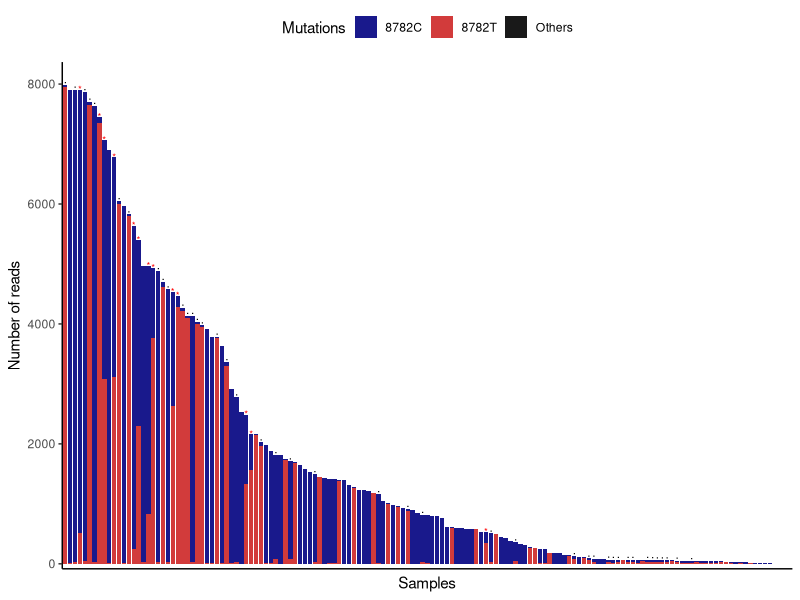

This figure's R source: (Note: this script raises an error after producing the figure.)
rm(list= ls())
library(dplyr)
library(tidyverse)
library(ggplot2)
library(scales)
library(knitr)
library(RColorBrewer)
library(ggsci)

df = read.csv('clinical_coverage.csv')

df1 = df[df$pos == 8782,
         c('Sample', 'Names_ID','total_reads',
           'b1','b2','n')]
df2 = df[df$pos == 28144,
         c('Sample', 'Names_ID','total_reads',
           'b1','b2','n')]

mygather = function(df1, y=100){
  a = gather(df1, key = "Mutations", value = "Counts", -colnames(df1)[1:3])
  a$Sample = factor(a$Sample, levels = df1$Sample)
  tmp1 = df1[df1$b1 > y & df1$b2 > y,]
  tmp2 = df1[(df1$b1 > 20 & df1$b2 > 20)&(!(df1$b1 > 100 & df1$b2 > 100)),]
  return(list(a, tmp1, tmp2))
}

mylist = mygather(df1)
a = mylist[[1]]
tmp1 = mylist[[2]]
tmp2 = mylist[[3]]

p = ggplot(data = a, mapping = aes(x = Sample, y = Counts, fill = Mutations)) +
  geom_col() +
  theme_classic()+
  scale_fill_manual(values = c(alpha(c('navy', 'firebrick3', 'black'), 0.9)),
                    labels = c('8782C','8782T','Others')) +
  labs(x = 'Samples', y = 'Number of reads') +
  theme(axis.text.x=element_blank(),
        axis.ticks.x=element_blank(),
        legend.position = 'top') +
  scale_y_continuous(expand = c(0.01, 0), 
                     limits = c(0, max(a$total_reads)+300)) +
  geom_text(data = tmp1, aes(x = Sample, y = total_reads),
            label = '*', size = 2.5, color = 'red', inherit.aes = F) +
  geom_text(data = tmp2, aes(x = Sample, y = total_reads),
            label = '.', inherit.aes = F,
            size = 3, vjust = -0.2)
p
pdf(file = 'Output/num_reads_8782.pdf', width = 4, height = 1.8)
print(p)
dev.off()

mylist = mygather(df1[df1$total_reads < 200,], 20)

a = mylist[[1]]
tmp1 = mylist[[2]]
p = ggplot(data = a, 
           mapping = aes(x = Sample, y = Counts, 
                         fill = Mutations)) +
  geom_col() +
  theme_classic()+
  scale_fill_manual(values = c(alpha(c('navy', 'firebrick3', 'black'), 0.9)),
                    labels = c('8782C','8782T','Others'),
                    guide  = 'none') +
  labs(x = '', y = '') +
  theme(axis.text.x=element_blank(),
        axis.ticks.x=element_blank()) +
  scale_y_continuous(expand = c(0.01, 0), 
                     limits = c(0, max(a$total_reads)+5)) +
  geom_text(data = tmp1, aes(x = Sample, y = total_reads),
            label = '.', inherit.aes = F, size = 3, vjust = -0.2)
p
pdf(file = 'Output/num_reads_8782_sub.pdf', width = 2, height = 1)
print(p)
dev.off()


mylist = mygather(df2)
a = mylist[[1]]
tmp1 = mylist[[2]]
tmp2 = mylist[[3]]
p = ggplot(data = a, mapping = aes(x = Sample, y = Counts, fill = Mutations)) +
  geom_col() +
  theme_classic()+
  scale_fill_manual(values = alpha(c('darkgreen', 'orange', 'black'), 0.9),
                    labels = c('28144T','28144C','Others')) +
  labs(x = 'Samples', y = 'Number of reads') +
  theme(axis.text.x=element_blank(),
        axis.ticks.x=element_blank(),
        legend.position = 'top') +
  scale_y_continuous(expand = c(0.01, 0), 
                     limits = c(0, max(a$total_reads)+300)) +
  geom_text(data = tmp1, aes(x = Sample, y = total_reads),
            label = '*', size = 2.5, color = 'firebrick', inherit.aes = F) +
  geom_text(data = tmp2, aes(x = Sample, y = total_reads),
            label = '.', inherit.aes = F,size = 3, vjust = -0.2)
p
pdf(file = 'Output/num_reads_28144.pdf', width = 4, height = 1.8)
print(p)
dev.off()

mylist = mygather(df2[df2$total_reads < 200,], 20)

a = mylist[[1]]
tmp1 = mylist[[2]]
p = ggplot(data = a, mapping = aes(x = Sample, y = Counts, fill = Mutations)) +
  geom_col() +
  theme_classic()+
  scale_fill_manual(values = alpha(c('darkgreen', 'orange', 'black'), 0.9),
                    labels = c('28144T','28144C','Others'),
                    guide = 'none') +
  labs(x = '', y = '') +
  theme(axis.text.x=element_blank(),
        axis.ticks.x=element_blank()) +
  scale_y_continuous(expand = c(0.01, 0), 
                     limits = c(0, max(a$total_reads)+8)) +
  geom_text(data = tmp1, aes(x = Sample, y = total_reads),
            label = '.', inherit.aes = F, size = 3, vjust = -0.2)
p
pdf(file = 'Output/num_reads_28144_sub.pdf', width = 1.5, height = 1.2)
print(p)
dev.off()
